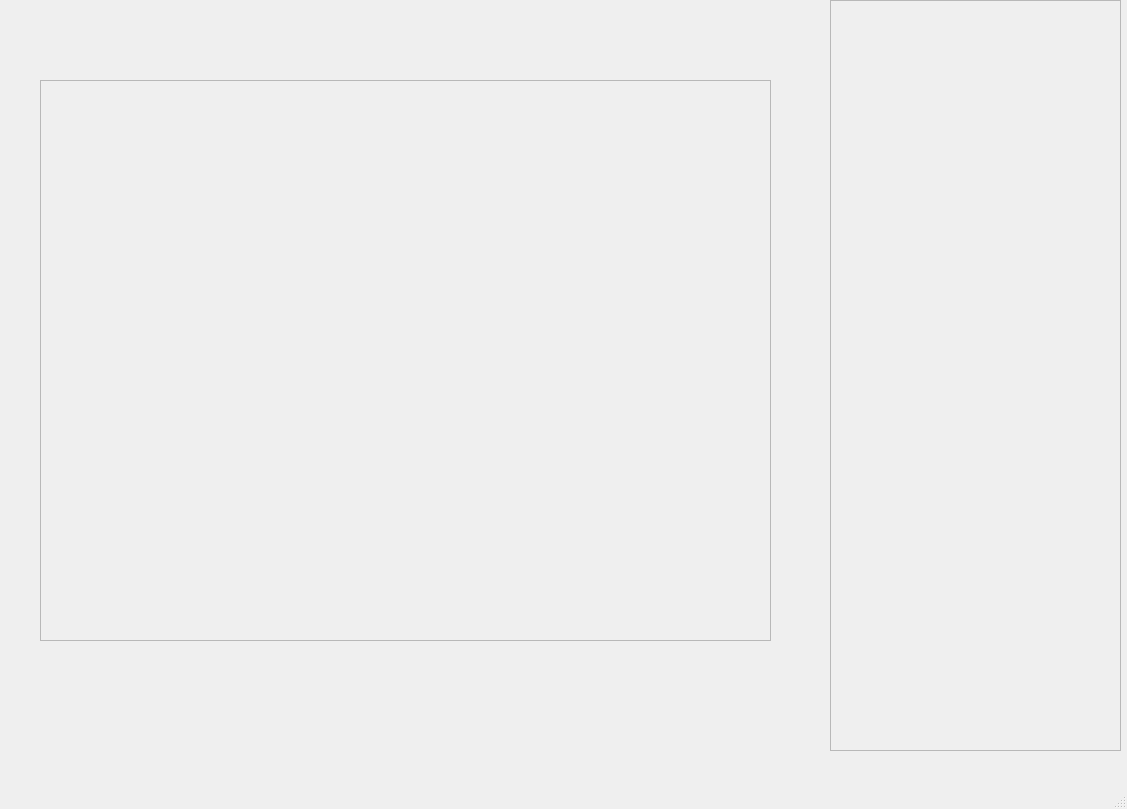
<?xml version="1.0" encoding="UTF-8"?>
<ui version="4.0">
 <class>MainWindow</class>
 <widget class="QMainWindow" name="MainWindow">
  <property name="geometry">
   <rect>
    <x>0</x>
    <y>0</y>
    <width>1127</width>
    <height>809</height>
   </rect>
  </property>
  <property name="windowTitle">
   <string>MainWindow</string>
  </property>
  <widget class="QWidget" name="centralwidget">
   <widget class="QScrollArea" name="scrollArea">
    <property name="geometry">
     <rect>
      <x>830</x>
      <y>0</y>
      <width>291</width>
      <height>751</height>
     </rect>
    </property>
    <property name="widgetResizable">
     <bool>true</bool>
    </property>
    <widget class="QWidget" name="scrollAreaWidgetContents">
     <property name="geometry">
      <rect>
       <x>0</x>
       <y>0</y>
       <width>289</width>
       <height>749</height>
      </rect>
     </property>
    </widget>
   </widget>
   <widget class="QFrame" name="frame">
    <property name="geometry">
     <rect>
      <x>40</x>
      <y>80</y>
      <width>731</width>
      <height>561</height>
     </rect>
    </property>
    <property name="frameShape">
     <enum>QFrame::StyledPanel</enum>
    </property>
    <property name="frameShadow">
     <enum>QFrame::Raised</enum>
    </property>
   </widget>
  </widget>
  <widget class="QMenuBar" name="menubar">
   <property name="geometry">
    <rect>
     <x>0</x>
     <y>0</y>
     <width>1127</width>
     <height>26</height>
    </rect>
   </property>
  </widget>
  <widget class="QStatusBar" name="statusbar"/>
 </widget>
 <resources/>
 <connections/>
</ui>
